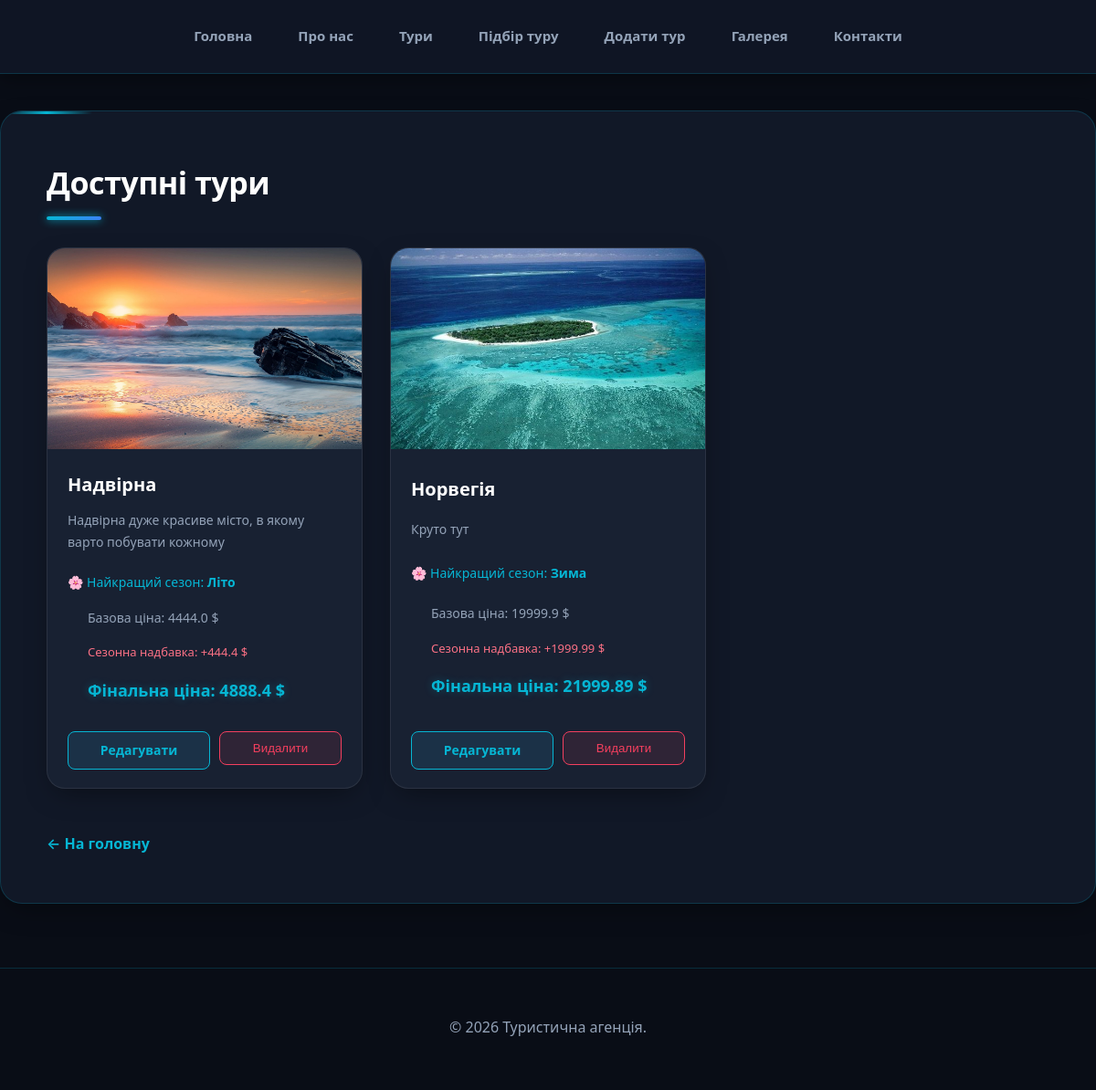
Page /tours on the committed database.
### tables this page shows
CREATE TABLE tours (
            id INTEGER PRIMARY KEY AUTOINCREMENT,
            title TEXT NOT NULL,
            description TEXT,
            price REAL NOT NULL,
            image TEXT NOT NULL
        , season TEXT DEFAULT 'Універсальний');

### app.py (the view)
@app.route("/tours")
def tours():
    conn = get_db_connection()
    raw_tours = conn.execute("SELECT * FROM tours").fetchall()
    conn.close()
    tours_list = []
    for tour in raw_tours:
        final_price, price_info = calculate_seasonal_price(tour['price'], tour['season'])
        tours_list.append({
            'id': tour['id'],
            'title': tour['title'],
            'description': tour['description'],
            'base_price': tour['price'],
            'final_price': final_price,
            'image': tour['image'],
            'season': tour['season'],
            'price_info': price_info
        })
    return render_template("tours.html", tours=tours_list)

### app.py (called while the page is built)
def get_db_connection():
    conn = sqlite3.connect("tours.db")
    conn.row_factory = sqlite3.Row
    return conn

def calculate_seasonal_price(base_price, tour_season):
    current_month = datetime.now().month
    if current_month in [12, 1, 2]:
        current_season = "Зима"
    elif current_month in [3, 4, 5]:
        current_season = "Весна"
    elif current_month in [6, 7, 8]:
        current_season = "Літо"
    else:
        current_season = "Осінь"
    if tour_season == current_season:
        final_price = round(base_price * 0.85, 2)
        diff = round(final_price - base_price, 2)
        text = f"Сезонна знижка: {diff} $"
    elif tour_season != "Універсальний" and tour_season:
        final_price = round(base_price * 1.1, 2)
        diff = round(final_price - base_price, 2)
        text = f"Сезонна надбавка: +{diff} $"
    else:
        final_price = base_price
        text = "Стандартна ціна"
    return final_price, text

### templates/tours.html (shortened to what this page needs)
{% extends "base.html" %}
{% block content %}
<h1>Доступні тури</h1>
<div class="tours-grid">
    {% for tour in tours %}
        <div class="tour-card">
            {% if tour['image'] %}
    <img src="{{ url_for('static', filename='images/' + tour['image']) }}"
         alt="{{ tour['title'] }}">
{% endif %}
            <h3>{{ tour['title'] }}</h3>
            <p>{{ tour['description'] }}</p>
            <p style="margin: 5px 22px; font-size: 14px; color: var(--primary);">
                🌸 Найкращий сезон: <strong>{{ tour['season'] }}</strong>
            </p>
            <div style="margin: 10px 22px; font-size: 14px; color: #94a3b8;">
                <p>Базова ціна: {{ tour['base_price'] }} $</p>
                <p style="font-size: 13px; color: {% if '-' in tour['price_info'] %}#34d399{% else %}#fb7185{% endif %};">
                    {{ tour['price_info'] }}
                </p>
                <p class="price" style="margin-top: 5px; font-size: 18px; color: #ffffff;">
                    Фінальна ціна: <strong>{{ tour['final_price'] }} $</strong>
                </p>
            </div>
            <div class="card-actions" style="display: flex; gap: 10px; padding: 0 22px 20px 22px;">
                <a href="{{ url_for('edit_tour', id=tour['id']) }}" class="edit-btn" style="flex: 1; text-align: center; padding: 10px; background: rgba(56, 189, 248, 0.1); border: 1px solid var(--primary); border-radius: 8px; color: var(--primary); text-decoration: none;">Редагувати</a>
                <form action="{{ url_for('delete_tour', id=tour['id']) }}" method="POST" style="flex: 1; margin: 0;">
                    <button type="submit" style="width: 100%; padding: 10px; background: rgba(244, 63, 94, 0.1); border: 1px solid #f43f5e; border-radius: 8px; color: #f43f5e; cursor: pointer;">Видалити</button>
                </form>
            </div>
        </div>
    {% endfor %}
</div>
<br>
<a href="{{ url_for('index') }}" class="back-link">← На головну</a>
{% endblock %}

### templates/base.html (shortened to what this page needs)
<!DOCTYPE html>
<html lang="uk">
<head>
    <link rel="stylesheet" href="{{ url_for('static', filename='style.css') }}">
</head>
<body>
    <header>
        <nav>
            <div class="nav-links" id="nav-links">
                <a href="{{ url_for('index') }}">Головна</a>
                <a href="{{ url_for('about') }}">Про нас</a>
                <a href="{{ url_for('tours') }}">Тури</a>
                <a href="{{ url_for('pick_tour') }}">Підбір туру</a>
                <a href="{{ url_for('add_tour') }}">Додати тур</a>
                <a href="{{ url_for('gallery') }}">Галерея</a>
                <a href="{{ url_for('contacts') }}">Контакти</a>
            </div>
        </nav>
    </header>
    <main class="container">
        {% block content %}{% endblock %}
    </main>
    <footer>
        <p>&copy; 2026 Туристична агенція.</p>
    </footer>
</body>
</html>

### static/style.css (style rules this page uses)
:root { --bg-main: #090d16; --surface: #111827; --primary: #06b6d4; --primary-hover: #22d3ee; --dark-slate: #f8fafc; --text-main: #e2e8f0; --text-muted: #94a3b8; --border-light: rgba(6, 182, 212, 0.2); --btn-edit-bg: rgba(14, 165, 233, 0.15); --btn-edit-text: #38bdf8; --btn-edit-hover: rgba(14, 165, 233, 0.3); --btn-delete-bg: rgba(244, 63, 94, 0.15); --btn-delete-text: #fb7185; --btn-delete-hover: rgba(244, 63, 94, 0.3); --neon-glow: 0 0 20px rgba(6, 182, 212, 0.25); --neon-glow-hover: 0 0 30px rgba(6, 182, 212, 0.5); --shadow-card: 0 10px 30px -10px rgba(0, 0, 0, 0.5); }
body { font-family: 'Segoe UI', system-ui, -apple-system, sans-serif; margin: 0; padding: 0; background-color: var(--bg-main); color: var(--text-main); line-height: 1.7; animation: fadeIn 0.8s ease-in-out; }
header { background: rgba(17, 24, 39, 0.85); backdrop-filter: blur(12px); padding: 18px 40px; border-bottom: 1px solid var(--border-light); position: sticky; top: 0; z-index: 1000; box-shadow: 0 4px 20px rgba(0, 0, 0, 0.4); }
nav { display: flex; justify-content: center; align-items: center; flex-wrap: wrap; gap: 12px; max-width: 1200px; margin: 0 auto; }
nav a { color: var(--text-muted); text-decoration: none; font-weight: 600; font-size: 15px; padding: 8px 18px; border-radius: 12px; border: 1px solid transparent; transition: all 0.3s cubic-bezier(0.4, 0, 0.2, 1); }
.nav-links { display: flex; gap: 12px; }
.container { padding: 50px; max-width: 1100px; margin: 40px auto; background: var(--surface); min-height: 70vh; box-shadow: var(--shadow-card); border-radius: 24px; border: 1px solid var(--border-light); position: relative; overflow: hidden; }
.container::before { content: ''; position: absolute; top: 0; left: 0; width: 100px; height: 3px; background: linear-gradient(90deg, transparent, var(--primary), transparent); animation: scanline 4s linear infinite; }
h1 { font-size: 34px; color: #ffffff; margin-top: 0; margin-bottom: 25px; font-weight: 800; letter-spacing: -0.5px; position: relative; padding-bottom: 12px; }
h1::after { content: ''; position: absolute; left: 0; bottom: 0; width: 60px; height: 4px; background: linear-gradient(90deg, var(--primary), #3b82f6); border-radius: 2px; box-shadow: 0 0 10px var(--primary); }
h2, h3 { color: #f1f5f9; font-weight: 700; }
p { color: var(--text-muted); font-size: 16px; margin-bottom: 20px; }
.tours-grid, .gallery-grid { display: grid; grid-template-columns: repeat(auto-fill, minmax(310px, 1fr)); gap: 30px; margin-top: 30px; }
.tour-card { background: rgba(30, 41, 59, 0.6); border: 1px solid rgba(255, 255, 255, 0.08); border-radius: 20px; overflow: hidden; display: flex; flex-direction: column; justify-content: space-between; transition: all 0.35s cubic-bezier(0.16, 1, 0.3, 1); box-shadow: var(--shadow-card); }
.tour-card img { width: 100%; height: 220px; object-fit: cover; transition: transform 0.4s ease; }
.tour-card h3 { margin: 22px 22px 10px 22px; font-size: 20px; color: #ffffff; }
.tour-card p { margin: 0 22px 15px 22px; color: var(--text-muted); font-size: 14px; }
.price { font-size: 19px; font-weight: 700; color: var(--primary) !important; text-shadow: 0 0 10px rgba(6, 182, 212, 0.3); margin: 0 22px 20px 22px !important; }
.card-actions { display: flex; gap: 12px; padding: 0 22px 22px 22px; }
.card-actions > * { flex: 1; margin: 0; }
.tour-card .edit-btn, .delete-btn { display: flex; align-items: center; justify-content: center; width: 100%; height: 42px; padding: 0 15px; border-radius: 12px; font-size: 14px; font-weight: 600; text-decoration: none; cursor: pointer; box-sizing: border-box; transition: all 0.25s ease; }
.tour-card .edit-btn { background-color: var(--btn-edit-bg); color: var(--btn-edit-text); border: 1px solid rgba(56, 189, 248, 0.3); }
.back-link { display: inline-block; margin-top: 20px; color: var(--primary); text-decoration: none; font-weight: 600; transition: all 0.2s ease; }
footer { text-align: center; padding: 35px; background-color: #090d16; border-top: 1px solid var(--border-light); color: var(--text-muted); margin-top: 70px; font-size: 14px; }

### rows in the picture
tours: image (picture), title "Надвірна", description "Надвірна дуже красиве місто, в якому варто побувати кожному", season "Літо", base_price "4444.0", price_info "Сезонна надбавка: +444.4 $", final_price "4888.4"
tours: image (picture), title "Норвегія", description "Круто тут", season "Зима", base_price "19999.9", price_info "Сезонна надбавка: +1999.99 $", final_price "21999.89"
